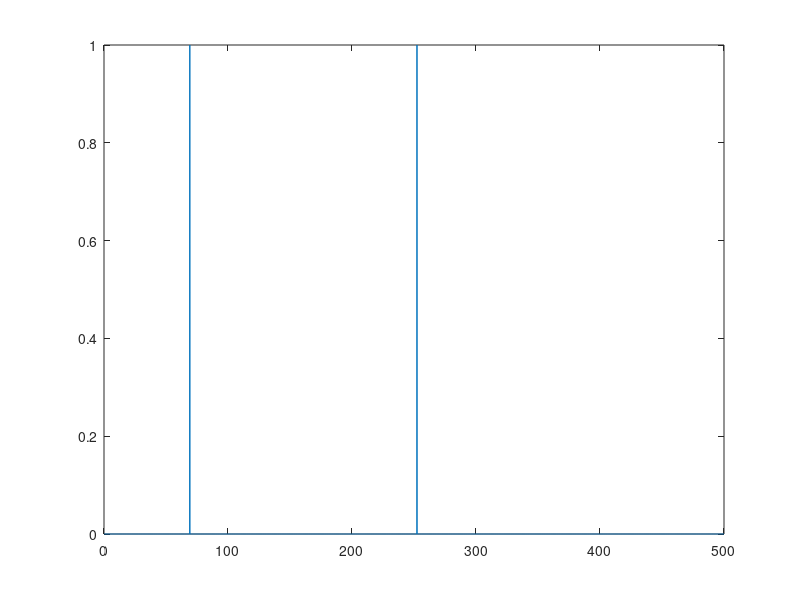
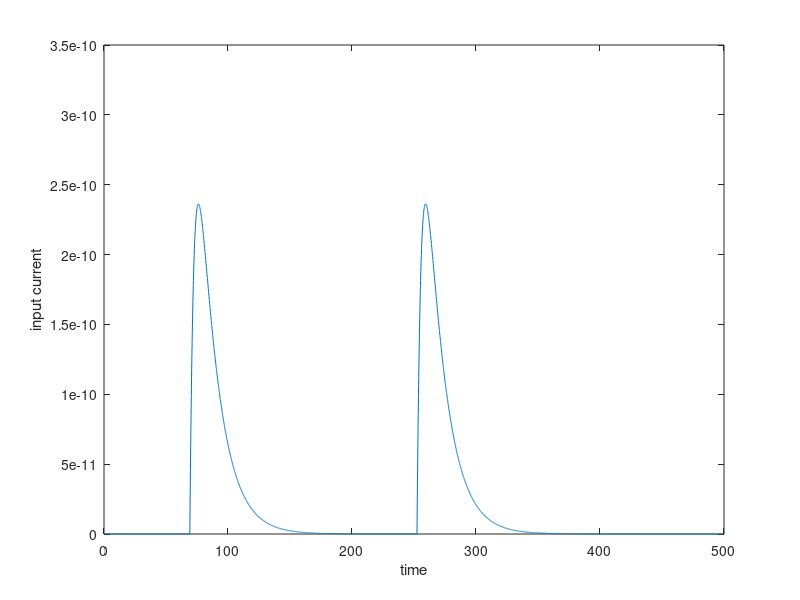

MATLAB code to generate these figures, in order: (Note: this script raises an error after producing the figures.)
%function [] = q1p2(T,deltat,lambda)

 % lambda is the arrival rate per second (per milli-second)
 % T is the time in milli-seconds
 % deltat is the step size in milli-second
T = 500;
lambda = 0.01;
deltat = 0.1;
N = T/deltat; 
event = zeros(N,1); % array recording at each bucket if a stimulus arrived
R = rand(size(event)); 
event(R<lambda*deltat) = 1; % set each element of event to 1 with probability lambda*delta
tk = find(event==1); % getting indices of arrivial
[tkr,tkc] = size(tk);
%nspikes = size(tk);
%inter_arrival = diff(tk)*deltat; % interarrival times in seconds
%bin = 0:1:500; 
%count = histc(inter_arrival,bin);
%figure; bar(bin,count,'histc'); % draw histogram of absolute count
time = deltat:deltat:T;
figure, plot(time, event);

Io = 10^(-12);
we = 500; % synaptic strength
tc_m = 15; %time constant of membrane
tc_s = tc_m/4; %time constant of synapse

Iapp = zeros(N,1);

%for i = 1:N
%    for j = 1:N
%        if ((event(j) == 1)&&(j<i))
%            Iapp(i) = Iapp(i) + (exp((j-i)*deltat/tc_m) - exp((j-i)*deltat/tc_s));
%        end
%    end
%end

for i = 1:N
    for j = 1:tkr
        if (tk(j)<i)
            Iapp(i) = Iapp(i) + (exp((tk(j)-i)*deltat/tc_m) - exp((tk(j)-i)*deltat/tc_s));
        end
    end
end

Iapp = Iapp*Io*we;

figure, plot(time,Iapp);
xlabel('time');
ylabel('input current');
[V,nspikes] = q1p2_func(1,0.5,Iapp,1);
V = reshape(V,N,1);
nspikes
figure, plot(time,V);
xlabel('time');
ylabel('potential');


